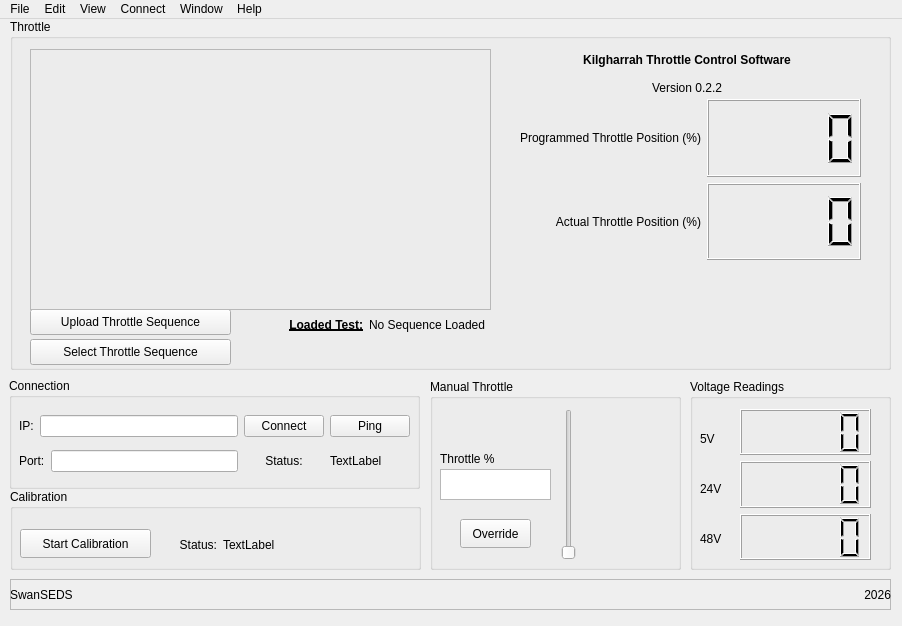
<?xml version="1.0" encoding="UTF-8"?>
<ui version="4.0">
 <class>MainWindow</class>
 <widget class="QMainWindow" name="MainWindow">
  <property name="geometry">
   <rect>
    <x>0</x>
    <y>0</y>
    <width>902</width>
    <height>626</height>
   </rect>
  </property>
  <property name="sizePolicy">
   <sizepolicy hsizetype="Fixed" vsizetype="Fixed">
    <horstretch>0</horstretch>
    <verstretch>0</verstretch>
   </sizepolicy>
  </property>
  <property name="minimumSize">
   <size>
    <width>0</width>
    <height>0</height>
   </size>
  </property>
  <property name="windowTitle">
   <string>MainWindow</string>
  </property>
  <property name="autoFillBackground">
   <bool>false</bool>
  </property>
  <widget class="QWidget" name="centralwidget">
   <widget class="QGroupBox" name="groupBox_2">
    <property name="geometry">
     <rect>
      <x>690</x>
      <y>360</y>
      <width>201</width>
      <height>191</height>
     </rect>
    </property>
    <property name="title">
     <string>Voltage Readings</string>
    </property>
    <widget class="QWidget" name="verticalLayoutWidget">
     <property name="geometry">
      <rect>
       <x>50</x>
       <y>30</y>
       <width>131</width>
       <height>151</height>
      </rect>
     </property>
     <layout class="QVBoxLayout" name="verticalLayout">
      <item>
       <widget class="QLCDNumber" name="volt_5">
        <property name="lineWidth">
         <number>1</number>
        </property>
       </widget>
      </item>
      <item>
       <widget class="QLCDNumber" name="volt_24"/>
      </item>
      <item>
       <widget class="QLCDNumber" name="volt_48"/>
      </item>
     </layout>
    </widget>
    <widget class="QLabel" name="label_11">
     <property name="geometry">
      <rect>
       <x>10</x>
       <y>50</y>
       <width>63</width>
       <height>20</height>
      </rect>
     </property>
     <property name="text">
      <string>5V</string>
     </property>
    </widget>
    <widget class="QLabel" name="label_12">
     <property name="geometry">
      <rect>
       <x>10</x>
       <y>100</y>
       <width>63</width>
       <height>20</height>
      </rect>
     </property>
     <property name="text">
      <string>24V</string>
     </property>
    </widget>
    <widget class="QLabel" name="label_13">
     <property name="geometry">
      <rect>
       <x>10</x>
       <y>150</y>
       <width>63</width>
       <height>20</height>
      </rect>
     </property>
     <property name="text">
      <string>48V</string>
     </property>
    </widget>
   </widget>
   <widget class="QGroupBox" name="groupBox">
    <property name="geometry">
     <rect>
      <x>10</x>
      <y>0</y>
      <width>881</width>
      <height>351</height>
     </rect>
    </property>
    <property name="title">
     <string>Throttle</string>
    </property>
    <widget class="QPushButton" name="uploadSeqButton">
     <property name="geometry">
      <rect>
       <x>20</x>
       <y>290</y>
       <width>201</width>
       <height>26</height>
      </rect>
     </property>
     <property name="text">
      <string>Upload Throttle Sequence</string>
     </property>
     <property name="checkable">
      <bool>false</bool>
     </property>
     <property name="checked">
      <bool>false</bool>
     </property>
    </widget>
    <widget class="QLabel" name="label_7">
     <property name="geometry">
      <rect>
       <x>530</x>
       <y>250</y>
       <width>300</width>
       <height>63</height>
      </rect>
     </property>
     <property name="sizePolicy">
      <sizepolicy hsizetype="Fixed" vsizetype="Fixed">
       <horstretch>0</horstretch>
       <verstretch>0</verstretch>
      </sizepolicy>
     </property>
     <property name="autoFillBackground">
      <bool>false</bool>
     </property>
     <property name="frameShape">
      <enum>QFrame::Shape::NoFrame</enum>
     </property>
     <property name="text">
      <string/>
     </property>
     <property name="pixmap">
      <pixmap>assets/swandoc_logo.png</pixmap>
     </property>
     <property name="scaledContents">
      <bool>true</bool>
     </property>
    </widget>
    <widget class="QWidget" name="gridLayoutWidget">
     <property name="geometry">
      <rect>
       <x>510</x>
       <y>80</y>
       <width>341</width>
       <height>161</height>
      </rect>
     </property>
     <layout class="QGridLayout" name="gridLayout">
      <item row="0" column="0">
       <widget class="QLabel" name="label_3">
        <property name="text">
         <string>Programmed Throttle Position (%)</string>
        </property>
        <property name="alignment">
         <set>Qt::AlignmentFlag::AlignRight|Qt::AlignmentFlag::AlignTrailing|Qt::AlignmentFlag::AlignVCenter</set>
        </property>
       </widget>
      </item>
      <item row="1" column="0">
       <widget class="QLabel" name="label_4">
        <property name="text">
         <string>Actual Throttle Position (%)</string>
        </property>
        <property name="alignment">
         <set>Qt::AlignmentFlag::AlignRight|Qt::AlignmentFlag::AlignTrailing|Qt::AlignmentFlag::AlignVCenter</set>
        </property>
       </widget>
      </item>
      <item row="1" column="1">
       <widget class="QLCDNumber" name="lcdThrottleActual"/>
      </item>
      <item row="0" column="1">
       <widget class="QLCDNumber" name="lcdNumber_4">
        <property name="lineWidth">
         <number>1</number>
        </property>
       </widget>
      </item>
     </layout>
    </widget>
    <widget class="QFrame" name="sequenceGraphFrame">
     <property name="geometry">
      <rect>
       <x>20</x>
       <y>30</y>
       <width>461</width>
       <height>261</height>
      </rect>
     </property>
     <property name="frameShape">
      <enum>QFrame::Shape::StyledPanel</enum>
     </property>
     <property name="frameShadow">
      <enum>QFrame::Shadow::Raised</enum>
     </property>
    </widget>
    <widget class="QWidget" name="horizontalLayoutWidget_2">
     <property name="geometry">
      <rect>
       <x>230</x>
       <y>290</y>
       <width>251</width>
       <height>31</height>
      </rect>
     </property>
     <layout class="QHBoxLayout" name="horizontalLayout_2">
      <item>
       <widget class="QLabel" name="label_5">
        <property name="font">
         <font>
          <bold>true</bold>
          <underline>true</underline>
         </font>
        </property>
        <property name="text">
         <string>Loaded Test:</string>
        </property>
        <property name="alignment">
         <set>Qt::AlignmentFlag::AlignRight|Qt::AlignmentFlag::AlignTrailing|Qt::AlignmentFlag::AlignVCenter</set>
        </property>
       </widget>
      </item>
      <item>
       <widget class="QLabel" name="sequenceName">
        <property name="text">
         <string>No Sequence Loaded</string>
        </property>
       </widget>
      </item>
     </layout>
    </widget>
    <widget class="QPushButton" name="selectSequenceButton">
     <property name="geometry">
      <rect>
       <x>20</x>
       <y>320</y>
       <width>201</width>
       <height>26</height>
      </rect>
     </property>
     <property name="text">
      <string>Select Throttle Sequence</string>
     </property>
    </widget>
    <widget class="QWidget" name="verticalLayoutWidget_2">
     <property name="geometry">
      <rect>
       <x>520</x>
       <y>30</y>
       <width>314</width>
       <height>49</height>
      </rect>
     </property>
     <layout class="QVBoxLayout" name="verticalLayout_6">
      <item>
       <widget class="QLabel" name="label_9">
        <property name="font">
         <font>
          <pointsize>9</pointsize>
          <bold>true</bold>
         </font>
        </property>
        <property name="text">
         <string>Kilgharrah Throttle Control Software</string>
        </property>
        <property name="alignment">
         <set>Qt::AlignmentFlag::AlignCenter</set>
        </property>
       </widget>
      </item>
      <item>
       <widget class="QLabel" name="label_10">
        <property name="font">
         <font>
          <pointsize>9</pointsize>
         </font>
        </property>
        <property name="text">
         <string>Version 0.2.2</string>
        </property>
        <property name="alignment">
         <set>Qt::AlignmentFlag::AlignCenter</set>
        </property>
       </widget>
      </item>
     </layout>
    </widget>
    <zorder>uploadSeqButton</zorder>
    <zorder>label_7</zorder>
    <zorder>gridLayoutWidget</zorder>
    <zorder>horizontalLayoutWidget_2</zorder>
    <zorder>sequenceGraphFrame</zorder>
    <zorder>selectSequenceButton</zorder>
    <zorder>verticalLayoutWidget_2</zorder>
   </widget>
   <widget class="QGroupBox" name="groupBox_3">
    <property name="geometry">
     <rect>
      <x>9</x>
      <y>359</y>
      <width>411</width>
      <height>111</height>
     </rect>
    </property>
    <property name="title">
     <string>Connection</string>
    </property>
    <widget class="QWidget" name="gridLayoutWidget_2">
     <property name="geometry">
      <rect>
       <x>10</x>
       <y>30</y>
       <width>391</width>
       <height>71</height>
      </rect>
     </property>
     <layout class="QGridLayout" name="gridLayout_4">
      <item row="1" column="1">
       <widget class="QLabel" name="StatusLabel">
        <property name="text">
         <string>Status:</string>
        </property>
        <property name="alignment">
         <set>Qt::AlignmentFlag::AlignCenter</set>
        </property>
       </widget>
      </item>
      <item row="0" column="0">
       <layout class="QHBoxLayout" name="horizontalLayout_5">
        <item>
         <widget class="QLabel" name="label">
          <property name="text">
           <string>IP:</string>
          </property>
         </widget>
        </item>
        <item>
         <widget class="QLineEdit" name="IPEdit"/>
        </item>
       </layout>
      </item>
      <item row="0" column="1">
       <widget class="QPushButton" name="connectButton">
        <property name="text">
         <string>Connect</string>
        </property>
       </widget>
      </item>
      <item row="1" column="0">
       <layout class="QHBoxLayout" name="horizontalLayout_6">
        <item>
         <widget class="QLabel" name="label_2">
          <property name="text">
           <string>Port:</string>
          </property>
         </widget>
        </item>
        <item>
         <widget class="QLineEdit" name="portEdit"/>
        </item>
       </layout>
      </item>
      <item row="1" column="2">
       <widget class="QLabel" name="ConnectionLabel">
        <property name="text">
         <string>TextLabel</string>
        </property>
       </widget>
      </item>
      <item row="0" column="2">
       <widget class="QPushButton" name="PingButton">
        <property name="text">
         <string>Ping</string>
        </property>
       </widget>
      </item>
     </layout>
    </widget>
   </widget>
   <widget class="QGroupBox" name="groupBox_4">
    <property name="geometry">
     <rect>
      <x>10</x>
      <y>470</y>
      <width>411</width>
      <height>81</height>
     </rect>
    </property>
    <property name="title">
     <string>Calibration</string>
    </property>
    <widget class="QPushButton" name="calibrateButton">
     <property name="geometry">
      <rect>
       <x>10</x>
       <y>40</y>
       <width>131</width>
       <height>29</height>
      </rect>
     </property>
     <property name="text">
      <string>Start Calibration</string>
     </property>
    </widget>
    <widget class="QWidget" name="horizontalLayoutWidget_5">
     <property name="geometry">
      <rect>
       <x>130</x>
       <y>40</y>
       <width>160</width>
       <height>31</height>
      </rect>
     </property>
     <layout class="QHBoxLayout" name="horizontalLayout_7">
      <item>
       <widget class="QLabel" name="label_8">
        <property name="text">
         <string>Status:</string>
        </property>
        <property name="alignment">
         <set>Qt::AlignmentFlag::AlignRight|Qt::AlignmentFlag::AlignTrailing|Qt::AlignmentFlag::AlignVCenter</set>
        </property>
       </widget>
      </item>
      <item>
       <widget class="QLabel" name="calibrationLabel">
        <property name="text">
         <string>TextLabel</string>
        </property>
       </widget>
      </item>
     </layout>
    </widget>
   </widget>
   <widget class="QGroupBox" name="groupBox_5">
    <property name="geometry">
     <rect>
      <x>430</x>
      <y>360</y>
      <width>251</width>
      <height>191</height>
     </rect>
    </property>
    <property name="title">
     <string>Manual Throttle</string>
    </property>
    <widget class="QSlider" name="manualThrottleSlider">
     <property name="geometry">
      <rect>
       <x>130</x>
       <y>30</y>
       <width>18</width>
       <height>151</height>
      </rect>
     </property>
     <property name="minimum">
      <number>200</number>
     </property>
     <property name="maximum">
      <number>999</number>
     </property>
     <property name="orientation">
      <enum>Qt::Orientation::Vertical</enum>
     </property>
    </widget>
    <widget class="QTextEdit" name="manualThrottleText">
     <property name="geometry">
      <rect>
       <x>10</x>
       <y>90</y>
       <width>111</width>
       <height>31</height>
      </rect>
     </property>
    </widget>
    <widget class="QPushButton" name="throttleSetButton">
     <property name="geometry">
      <rect>
       <x>30</x>
       <y>140</y>
       <width>71</width>
       <height>29</height>
      </rect>
     </property>
     <property name="text">
      <string>Override</string>
     </property>
    </widget>
    <widget class="QLabel" name="label_6">
     <property name="geometry">
      <rect>
       <x>10</x>
       <y>70</y>
       <width>71</width>
       <height>20</height>
      </rect>
     </property>
     <property name="text">
      <string>Throttle %</string>
     </property>
    </widget>
   </widget>
   <widget class="QFrame" name="footerFrame">
    <property name="geometry">
     <rect>
      <x>10</x>
      <y>560</y>
      <width>881</width>
      <height>31</height>
     </rect>
    </property>
    <property name="frameShape">
     <enum>QFrame::Shape::StyledPanel</enum>
    </property>
    <property name="frameShadow">
     <enum>QFrame::Shadow::Raised</enum>
    </property>
    <widget class="QLabel" name="label_14">
     <property name="geometry">
      <rect>
       <x>360</x>
       <y>-1</y>
       <width>120</width>
       <height>30</height>
      </rect>
     </property>
     <property name="sizePolicy">
      <sizepolicy hsizetype="Fixed" vsizetype="Fixed">
       <horstretch>0</horstretch>
       <verstretch>0</verstretch>
      </sizepolicy>
     </property>
     <property name="maximumSize">
      <size>
       <width>400</width>
       <height>30</height>
      </size>
     </property>
     <property name="text">
      <string/>
     </property>
     <property name="pixmap">
      <pixmap>assets/Kilgharrah Logo.svg</pixmap>
     </property>
     <property name="scaledContents">
      <bool>true</bool>
     </property>
     <property name="alignment">
      <set>Qt::AlignmentFlag::AlignCenter</set>
     </property>
    </widget>
    <widget class="QWidget" name="horizontalLayoutWidget">
     <property name="geometry">
      <rect>
       <x>0</x>
       <y>0</y>
       <width>881</width>
       <height>32</height>
      </rect>
     </property>
     <layout class="QHBoxLayout" name="horizontalLayout">
      <item>
       <widget class="QLabel" name="footerTitleLabel">
        <property name="text">
         <string>SwanSEDS</string>
        </property>
       </widget>
      </item>
      <item>
       <widget class="QLabel" name="footerYearLabel">
        <property name="text">
         <string>2026</string>
        </property>
        <property name="alignment">
         <set>Qt::AlignmentFlag::AlignRight|Qt::AlignmentFlag::AlignTrailing|Qt::AlignmentFlag::AlignVCenter</set>
        </property>
       </widget>
      </item>
     </layout>
    </widget>
    <zorder>horizontalLayoutWidget</zorder>
    <zorder>label_14</zorder>
   </widget>
  </widget>
  <widget class="QMenuBar" name="menuBar">
   <property name="geometry">
    <rect>
     <x>0</x>
     <y>0</y>
     <width>902</width>
     <height>25</height>
    </rect>
   </property>
   <property name="autoFillBackground">
    <bool>false</bool>
   </property>
   <widget class="QMenu" name="menuFile">
    <property name="title">
     <string>File</string>
    </property>
    <addaction name="actionNew_Test"/>
    <addaction name="actionOpen"/>
    <addaction name="actionSave"/>
    <addaction name="actionSave_Test_as"/>
    <addaction name="separator"/>
    <addaction name="actionPrint_Window"/>
   </widget>
   <widget class="QMenu" name="menuEdit">
    <property name="title">
     <string>Edit</string>
    </property>
    <addaction name="actionUndo"/>
    <addaction name="actionRedo"/>
    <addaction name="actionCopy"/>
    <addaction name="actionPaste"/>
    <addaction name="actionCut"/>
    <addaction name="separator"/>
    <addaction name="actionPreferences"/>
   </widget>
   <widget class="QMenu" name="menuView">
    <property name="title">
     <string>View</string>
    </property>
   </widget>
   <widget class="QMenu" name="menuConnect">
    <property name="title">
     <string>Connect</string>
    </property>
    <addaction name="actionConnect"/>
    <addaction name="actionDisconnect"/>
    <addaction name="actionManage_Connections"/>
    <addaction name="actionTest_Ping_Connection"/>
   </widget>
   <widget class="QMenu" name="menuHelp">
    <property name="title">
     <string>Help</string>
    </property>
    <addaction name="actionAbout"/>
   </widget>
   <widget class="QMenu" name="menuWindow_2">
    <property name="title">
     <string>Window</string>
    </property>
    <addaction name="actionMinimize"/>
   </widget>
   <addaction name="menuFile"/>
   <addaction name="menuEdit"/>
   <addaction name="menuView"/>
   <addaction name="menuConnect"/>
   <addaction name="menuWindow_2"/>
   <addaction name="menuHelp"/>
  </widget>
  <action name="actionOpen">
   <property name="text">
    <string>Open Test</string>
   </property>
  </action>
  <action name="actionSave">
   <property name="text">
    <string>Save Test</string>
   </property>
  </action>
  <action name="actionSave_Test_as">
   <property name="text">
    <string>Save Test as</string>
   </property>
  </action>
  <action name="actionPrint_Window">
   <property name="text">
    <string>Print Window</string>
   </property>
  </action>
  <action name="actionConnect">
   <property name="text">
    <string>Connect</string>
   </property>
  </action>
  <action name="actionDisconnect">
   <property name="text">
    <string>Disconnect</string>
   </property>
  </action>
  <action name="actionManage_Connections">
   <property name="text">
    <string>Manage Connections</string>
   </property>
  </action>
  <action name="actionTest_Ping_Connection">
   <property name="text">
    <string>Test / Ping Connection</string>
   </property>
  </action>
  <action name="actionMinimize">
   <property name="text">
    <string>Minimize</string>
   </property>
  </action>
  <action name="actionUndo">
   <property name="text">
    <string>Undo</string>
   </property>
  </action>
  <action name="actionRedo">
   <property name="text">
    <string>Redo</string>
   </property>
  </action>
  <action name="actionCopy">
   <property name="text">
    <string>Copy</string>
   </property>
  </action>
  <action name="actionPaste">
   <property name="text">
    <string>Paste</string>
   </property>
  </action>
  <action name="actionCut">
   <property name="text">
    <string>Cut</string>
   </property>
  </action>
  <action name="actionPreferences">
   <property name="text">
    <string>Preferences</string>
   </property>
  </action>
  <action name="actionNew_Test">
   <property name="text">
    <string>New Test</string>
   </property>
  </action>
  <action name="actionAbout">
   <property name="text">
    <string>About</string>
   </property>
  </action>
  <action name="actionShow_Hide">
   <property name="text">
    <string>Show/Hide</string>
   </property>
  </action>
  <action name="actionShow_Hide_2">
   <property name="text">
    <string>Show/Hide</string>
   </property>
  </action>
  <action name="actionShow_Hide_3">
   <property name="text">
    <string>Show/Hide</string>
   </property>
  </action>
 </widget>
 <resources/>
 <connections/>
</ui>
